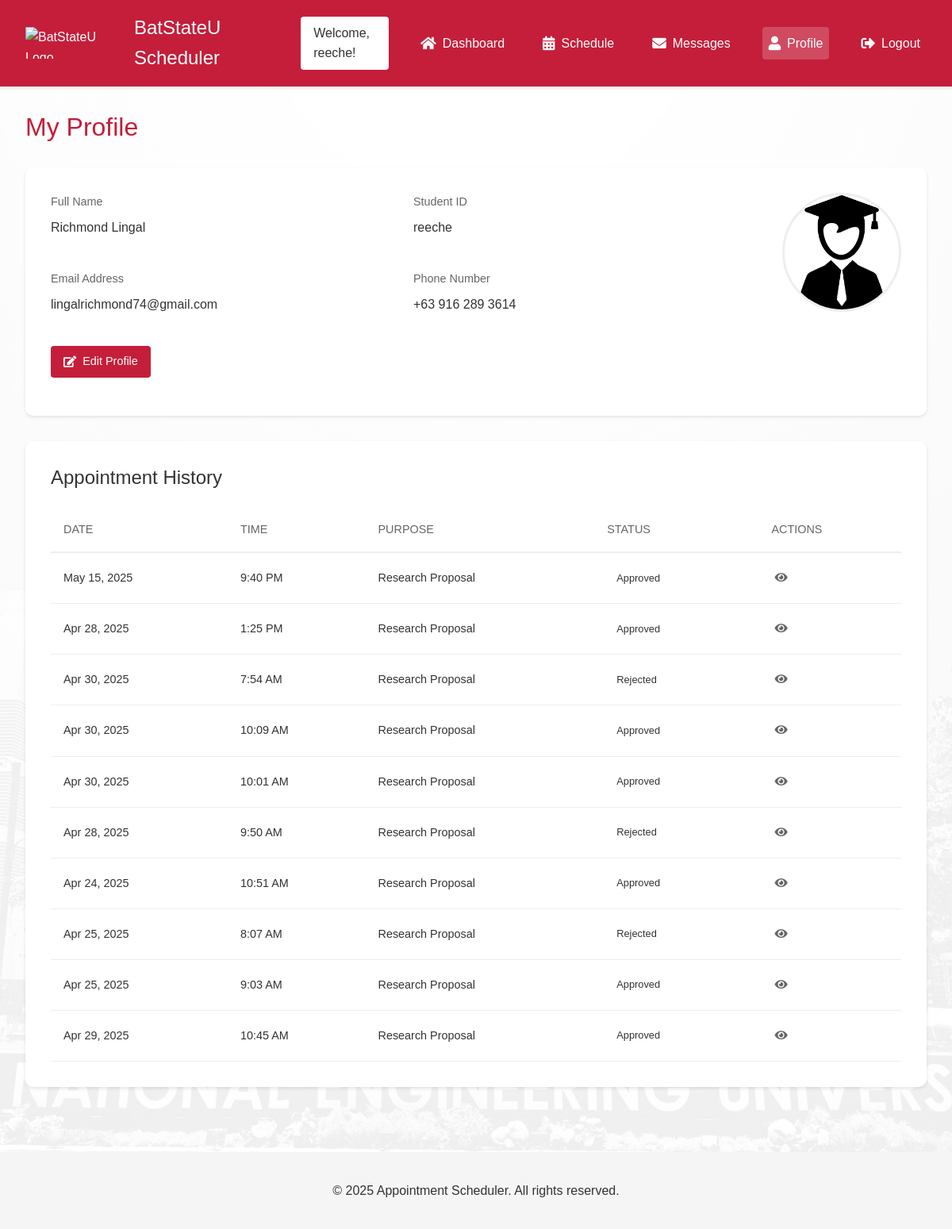
/profile/ (signed in), run on an earlier commit of the app's database.
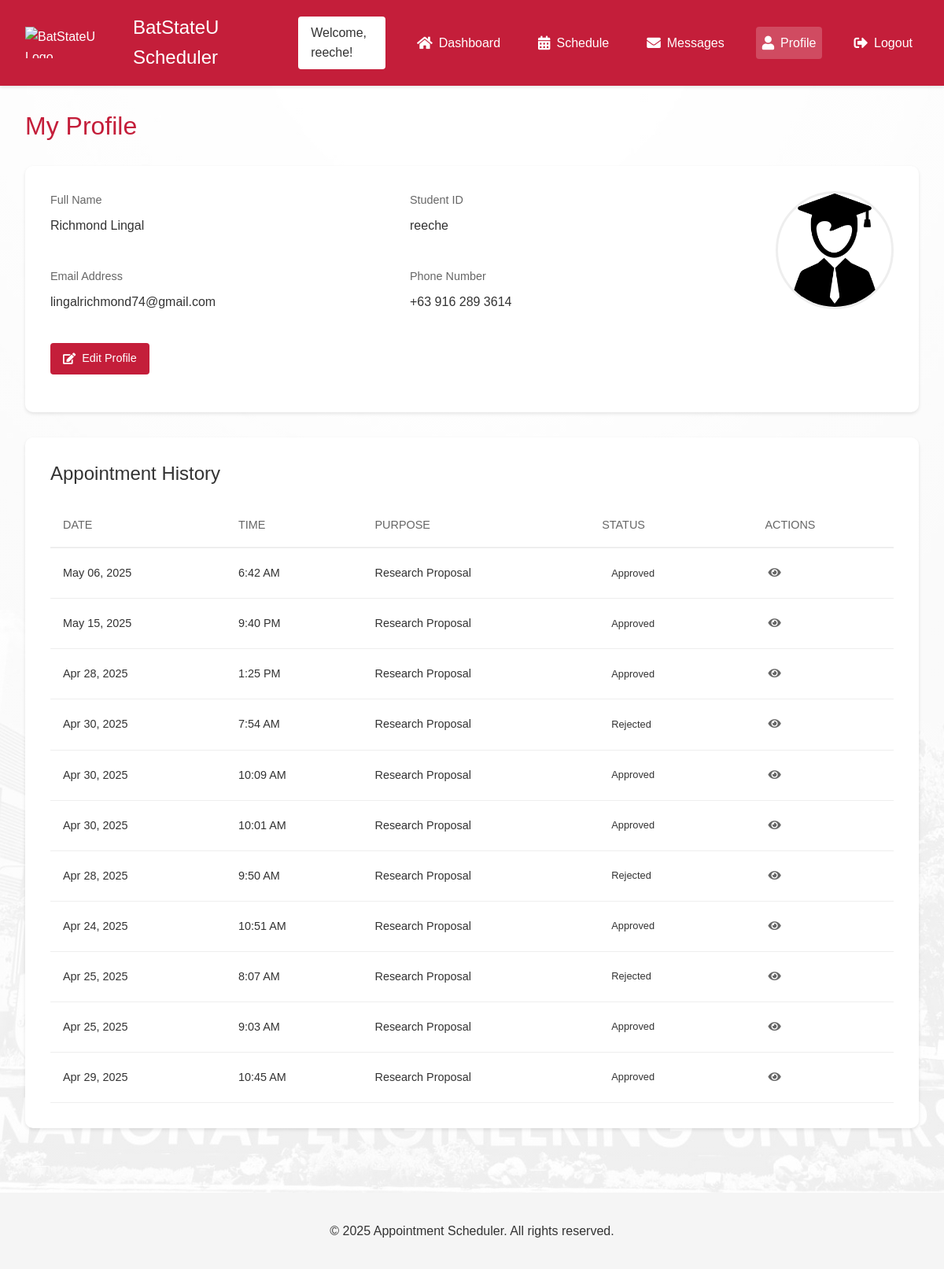
And on a later commit of the database.
### AppointmentWebsite/models.py (models this page shows, shortened)
class Appointment(models.Model):
    STATUS_CHOICES = [
        ('Pending', 'Pending'),
        ('Approved', 'Approved'),
        ('Rejected', 'Rejected')
    ]
    REASON_CHOICES = [
        ('consultation', 'Consultation'),
        ('thesis', 'Thesis Defense'),
        ('proposal', 'Proposal Defense'),
        ('other', 'Other')
    ]
    student = models.ForeignKey(User, on_delete=models.CASCADE, related_name='appointments')
    time_slot = models.OneToOneField(TimeSlot, on_delete=models.CASCADE)
    status = models.CharField(max_length=20, choices=STATUS_CHOICES, default='Pending')
    reason = models.CharField(max_length=20, choices=REASON_CHOICES, null=True, blank=True)
    created_at = models.DateTimeField(default=timezone.now)
    student_file = models.ForeignKey(StudentFile, on_delete=models.SET_NULL, null=True, blank=True)

class TimeSlot(models.Model):
    ROOM_CHOICES = [
        ('CICS201', 'CICS 201'),
        ('CICS202', 'CICS 202'),
        ('CPE_FACULTY', 'CpE FACULTY'),
        ('COMP_LAB_CICS', 'COMPUTER ENGINEERING LAB (CICS)'),
        ('COMP_LAB_EINSTEIN', 'COMPUTER LAB (EINSTEIN BUILDING)'),
        ('ICT_FACULTY', 'ICT FACULTY (GYM)')
    ]
    date = models.DateField()
    start_time = models.TimeField()
    end_time = models.TimeField()
    room = models.CharField(max_length=50, choices=ROOM_CHOICES, default='CICS201')
    is_available = models.BooleanField(default=True)
    faculty = models.ForeignKey(User, on_delete=models.CASCADE, related_name='time_slots')
    created_at = models.DateTimeField(default=timezone.now)
    class Meta:
        ordering = ['date', 'start_time']

### Appointment_Scheduler/views.py (the view)
# urls.py: path('profile/', views.profile, name='profile'),  # Added profile URL pattern
@login_required
def profile(request):
    try:
        user_profile = request.user.userprofile
        if user_profile.user_type == 'faculty':
            return redirect('faculty_profile')
    except UserProfile.DoesNotExist:
        return redirect('edit_profile')
    appointments = Appointment.objects.filter(student=request.user).order_by('-created_at')
    context = {
        'user_profile': user_profile,
        'appointments': appointments
    }
    return render(request, 'profile.html', context)

### templates/profile.html (shortened to what this page needs)
{% extends 'base.html' %}
{% load static %}
{% block extra_css %}
<link rel="stylesheet" href="{% static 'css/profile.css' %}">
{% endblock %}
{% block content %}
<div class="profile-container">
    <h1 class="page-title">My Profile</h1>
    <div class="profile-card">
        <div class="profile-info">
            <div class="info-group">
                <label>Full Name</label>
                <p>{{ user.first_name }} {{ user.last_name }}</p>
            </div>
            <div class="info-group">
                <label>Student ID</label>
                <p>{{ user.username }}</p>
            </div>
            <div class="info-group">
                <label>Email Address</label>
                <p>{{ user.email }}</p>
            </div>
            <div class="info-group">
                <label>Phone Number</label>
                <p>{{ user_profile.phone_number|default:"Not provided" }}</p>
            </div>
            <div class="info-group" style="grid-column: 1 / -1;">
                <a href="{% url 'edit_profile' %}" class="edit-profile">
                    <i class="fas fa-edit"></i> Edit Profile
                </a>
            </div>
        </div>
        <div class="profile-photo">
            <img src="{% if user.profile_picture %}{{ user.profile_picture.url }}{% else %}{% static 'images/student.png' %}{% endif %}" alt="Profile Picture">
        </div>
    </div>
    <div class="appointment-history">
        <h2>Appointment History</h2>
        <div class="appointment-table">
            <table>
                <thead>
                    <tr>
                        <th>DATE</th>
                        <th>TIME</th>
                        <th>PURPOSE</th>
                        <th>STATUS</th>
                        <th>ACTIONS</th>
                    </tr>
                </thead>
                <tbody>
                    {% if appointments %}
                        {% for appointment in appointments %}
                        <tr>
                            <td>{{ appointment.time_slot.date|date:"M d, Y" }}</td>
                            <td>{{ appointment.time_slot.start_time|time:"g:i A" }}</td>
                            <td>{{ appointment.student_file.file_type|default:"Research Proposal" }}</td>
                            <td>
                                <span class="status-badge {{ appointment.status|lower }}">
                                    {{ appointment.status }}
                                </span>
                            </td>
                            <td>
                                <button class="action-btn" title="View Details">
                                    <i class="fas fa-eye"></i>
                                </button>
                            </td>
                        </tr>
                        {% endfor %}
                    {% endif %}
                </tbody>
            </table>
        </div>
    </div>
</div>
{% endblock %}

What changed in the data, as far as the page shows it:
added Appointment: time_slot "May 06, 2025", time_slot.start_time "6:42 AM", student_file.file_type "Research Proposal", status "Approved"
